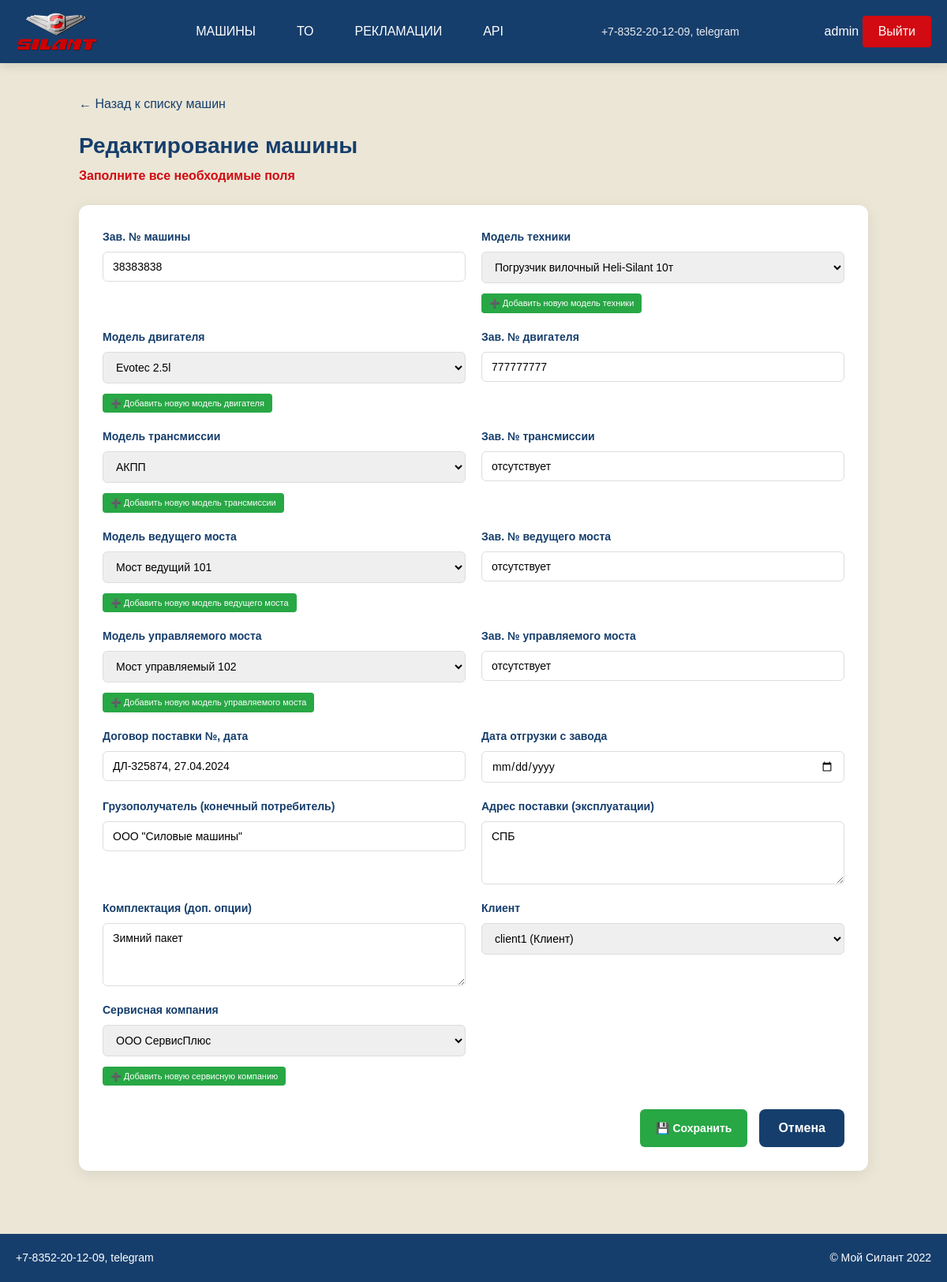
The app's page /machine/9/edit/ (signed in) with its own data.
### accounts/models.py (models this page shows)
class User(AbstractUser):
    ROLE_CHOICES = (
        ('client', 'Клиент'),
        ('service', 'Сервисная организация'),
        ('manager', 'Менеджер'),
    )
    role = models.CharField('Роль', max_length=20, choices=ROLE_CHOICES, blank=True)
    phone = models.CharField('Телефон', max_length=20, blank=True)
    company_name = models.CharField('Название организации', max_length=200, blank=True)
    class Meta:
        verbose_name = 'Пользователь'
        verbose_name_plural = 'Пользователи'
    def __str__(self):
        return f"{self.username} ({self.get_role_display()})"

### machines/models.py (models this page shows, shortened)
class Machine(models.Model):
    factory_number = models.CharField('Зав. № машины', max_length=50, unique=True)
    technique_model = models.ForeignKey(TechniqueModel, on_delete=models.CASCADE, verbose_name='Модель техники')
    engine_model = models.ForeignKey(EngineModel, on_delete=models.CASCADE, verbose_name='Модель двигателя')
    engine_number = models.CharField('Зав. № двигателя', max_length=50)
    transmission_model = models.ForeignKey(TransmissionModel, on_delete=models.CASCADE,
                                           verbose_name='Модель трансмиссии')
    transmission_number = models.CharField('Зав. № трансмиссии', max_length=50)
    drive_axle_model = models.ForeignKey(DriveAxleModel, on_delete=models.CASCADE, verbose_name='Модель ведущего моста')
    drive_axle_number = models.CharField('Зав. № ведущего моста', max_length=50)
    steer_axle_model = models.ForeignKey(SteerAxleModel, on_delete=models.CASCADE,
                                         verbose_name='Модель управляемого моста')
    steer_axle_number = models.CharField('Зав. № управляемого моста', max_length=50)
    supply_contract = models.CharField('Договор поставки №, дата', max_length=100)
    shipping_date = models.DateField('Дата отгрузки с завода')
    consignee = models.CharField('Грузополучатель (конечный потребитель)', max_length=200)
    delivery_address = models.TextField('Адрес поставки (эксплуатации)')
    equipment = models.TextField('Комплектация (доп. опции)', blank=True)
    client = models.ForeignKey(
        settings.AUTH_USER_MODEL,
        on_delete=models.CASCADE,
        related_name='machines_as_client',
        verbose_name='Клиент',
        limit_choices_to={'role': 'client'}
    )
    service_company = models.ForeignKey(
        ServiceCompany,
        on_delete=models.CASCADE,
        verbose_name='Сервисная компания'
    )
    class Meta:
        verbose_name = 'Машина'
        verbose_name_plural = 'Машины'
        ordering = ['-shipping_date']

### machines/views.py (the view, shortened to what this page needs)
# urls.py: path('machine/<int:pk>/edit/', MachineUpdateView.as_view(), name='machine_edit'),
class MachineUpdateView(LoginRequiredMixin, ManagerRequiredMixin, UpdateView):
    model = Machine
    form_class = MachineForm
    template_name = 'machines/machine_form.html'
    def get_form_kwargs(self):
        kwargs = super().get_form_kwargs()
        kwargs['user'] = self.request.user
        return kwargs

### machines/views.py (called while the page is built)
    def test_func(self):
        return self.request.user.is_superuser or self.request.user.groups.filter(name='Менеджер').exists()

### reference_books/models.py (called while the page is built)
    def __str__(self):
        return self.name

### templates/machines/machine_form.html (shortened to what this page needs)
{% extends 'base.html' %}
{% load static %}
{% block content %}
<div class="form-page">
    <div class="breadcrumb">
        <a href="{% url 'machine_list' %}">← Назад к списку машин</a>
    </div>
    <div class="form-header">
        <h1>{% if form.instance.pk %}Редактирование машины{% else %}Добавление новой машины{% endif %}</h1>
        <p class="subtitle">Заполните все необходимые поля</p>
    </div>
    <div class="form-card">
        <form method="post" class="main-form">
            <div class="form-grid">
                {% for field in form %}
                <div class="form-group">
                    <label for="{{ field.id_for_label }}">{{ field.label }}</label>
                    {{ field }}
                    {% if field.help_text %}
                    <div class="help-text-reference">{{ field.help_text|safe }}</div>
                    {% endif %}
                </div>
                {% endfor %}
            </div>
            <div class="form-buttons">
                <button type="submit" class="btn-save">💾 Сохранить</button>
                <a href="{% url 'machine_list' %}" class="btn-cancel">Отмена</a>
            </div>
        </form>
    </div>
</div>
{% endblock %}

### templates/base.html (shortened to what this page needs)
<!DOCTYPE html>
<html lang="ru">
<head>
    {% load static %}
    <link rel="stylesheet" href="{% static 'css/style.css' %}">
    <link rel="stylesheet" href="{% static 'css/responsive.css' %}">
</head>
<body>
    <header>
        <div class="container header-container">
            <div class="logo">
                <a href="{% url 'home' %}" class="logo-link">
                    <img src="{% static 'images/logo.png' %}" alt="Силант" height="50">
                </a>
            </div>
            {% if user.is_authenticated %}
            <div class="nav-links">
                <a href="{% url 'machine_list' %}">МАШИНЫ</a>
                <a href="{% url 'maintenance_list' %}">ТО</a>
                <a href="{% url 'complaint_list' %}">РЕКЛАМАЦИИ</a>
                <a href="/api/">API</a>
            </div>
            {% endif %}
            <div class="contacts">
                +7-8352-20-12-09, telegram
            </div>
            <div class="auth">
                {% if user.is_authenticated %}
                    {{ user.username }}
                    <a href="{% url 'account_logout' %}">Выйти</a>
                {% else %}
                    <a href="{% url 'account_login' %}">Авторизация</a>
                {% endif %}
            </div>
        </div>
    </header>
    <main>
        <div class="container">
            {% block content %}{% endblock %}
        </div>
    </main>
    <footer>
        <div class="container footer-container">
            <div>+7-8352-20-12-09, telegram</div>
            <div>© Мой Силант 2022</div>
        </div>
    </footer>
</body>
</html>

### static/css/responsive.css (style rules this page uses)
@media (max-width: 1366px) { .container { max-width: 1200px; } }

### static/css/base.css (style rules this page uses)
* { margin: 0; padding: 0; box-sizing: border-box; font-family: 'PT Astra Sans', 'PT Sans', sans-serif; }
:root { --primary: #163E6C; --primary-dark: #0f2e4d; --secondary: #D20A11; --secondary-dark: #a0080d; --bg-light: #EBE6D6; --bg-white: #FFFFFF; --text-dark: #333333; --text-gray: #666666; --border: #DDDDDD; --shadow: 0 2px 10px rgba(0, 0, 0, 0.05); --shadow-lg: 0 4px 20px rgba(0, 0, 0, 0.08); --radius: 12px; --radius-sm: 6px; }
body { background-color: var(--bg-light); min-height: 100vh; display: flex; flex-direction: column; color: var(--text-dark); line-height: 1.5; }
.container { width: 100%; max-width: 1400px; margin: 0 auto; padding: 0 20px; }
main { flex: 1; padding: 40px 0; }
footer { background-color: var(--primary); color: var(--bg-white); padding: 20px 0; margin-top: 40px; text-align: center; font-size: 14px; }
.footer-container { display: flex; justify-content: space-between; align-items: center; flex-wrap: wrap; gap: 15px; }
.breadcrumb { margin-bottom: 20px; }
.breadcrumb a { color: var(--primary); text-decoration: none; font-weight: 500; }

### static/css/header.css (style rules this page uses)
header { background-color: var(--primary); color: var(--bg-white); padding: 15px 0; box-shadow: 0 4px 12px rgba(0, 0, 0, 0.1); position: sticky; top: 0; z-index: 100; }
.header-container { display: flex; justify-content: space-between; align-items: center; flex-wrap: wrap; gap: 15px; }
.logo { font-size: 24px; font-weight: 700; letter-spacing: 1px; }
.logo img { max-height: 50px; vertical-align: middle; }
.nav-links { display: flex; gap: 20px; }
.nav-links a { color: var(--bg-white); text-decoration: none; font-size: 16px; font-weight: 500; padding: 8px 16px; border-radius: 4px; transition: all 0.3s ease; }
.contacts { font-size: 14px; opacity: 0.9; }
.auth a { color: var(--bg-white); text-decoration: none; background-color: var(--secondary); padding: 8px 20px; border-radius: 4px; transition: all 0.3s ease; display: inline-block; }

### static/css/forms.css (style rules this page uses)
.form-page { max-width: 1000px; margin: 0 auto; }
.form-header { margin-bottom: 25px; }
.form-header h1 { font-size: 28px; color: var(--primary); margin-bottom: 5px; }
.form-header .subtitle { color: var(--secondary); font-weight: 600; }
.form-card { background: var(--bg-white); border-radius: var(--radius); padding: 30px; box-shadow: var(--shadow-lg); }
.form-grid { display: grid; grid-template-columns: repeat(auto-fit, minmax(350px, 1fr)); gap: 20px; }
.form-group { display: flex; flex-direction: column; gap: 8px; }
.form-group label { font-weight: 600; color: var(--primary); font-size: 14px; }
.form-group input, .form-group select, .form-group textarea { padding: 10px 12px; border: 1px solid var(--border); border-radius: var(--radius-sm); font-size: 14px; font-family: inherit; transition: all 0.3s ease; }
.form-group textarea { resize: vertical; min-height: 80px; }
.form-buttons { display: flex; gap: 15px; margin-top: 30px; justify-content: flex-end; flex-wrap: wrap; }
.help-text-reference { margin-top: 5px; font-size: 12px; }
.btn-add-reference { display: inline-block; padding: 4px 10px; background-color: #28a745; color: white; text-decoration: none; border-radius: 4px; font-size: 11px; font-weight: normal; transition: all 0.3s ease; }

### static/css/components.css (style rules this page uses)
.btn, .btn-filter, .btn-reset, .btn-add-machine, .btn-edit, .btn-delete, .btn-add-maintenance, .btn-add-complaint, .btn-save, .btn-cancel { display: inline-block; padding: 10px 20px; border-radius: var(--radius-sm); text-decoration: none; font-weight: 600; transition: all 0.3s ease; border: none; cursor: pointer; font-size: 14px; }
.btn-save { background-color: #28a745; color: var(--bg-white); }
.btn-cancel { background-color: var(--secondary); color: var(--bg-white); }
.btn-cancel { background-color: #163E6C; color: white; text-decoration: none; padding: 12px 24px; border-radius: 8px; font-size: 16px; font-weight: 600; transition: all 0.3s ease; display: inline-block; }

### records on screen
User: username "admin"
Machine: form "38383838" "Погрузчик вилочный Heli-Silant 10т" "Evotec 2.5l" "777777777" "АКПП" "отсутствует" "Мост ведущий 101" "отсутствует" "Мост управляемый 102" "отсутствует" "ДЛ-325874, 27.04.2024" "ООО \"Силовые машины\"" "СПБ" "Зимний пакет" "client1 (Клиент)" "ООО СервисПлюс"

### other values on screen
{{ field.label }} "Зав. № машины" "Модель техники" "Модель двигателя" "Зав. № двигателя" "Модель трансмиссии" "Зав. № трансмиссии" "Модель ведущего моста" "Зав. № ведущего моста" "Модель управляемого моста" "Зав. № управляемого моста" "Договор поставки №, дата" "Дата отгрузки с завода" "Грузополучатель (конечный потребитель)" "Адрес поставки (эксплуатации)" "Комплектация (доп. опции)" "Клиент" "Сервисная компания"
{{ field.help_text|safe }} "➕ Добавить новую модель техники" "➕ Добавить новую модель двигателя" "➕ Добавить новую модель трансмиссии" "➕ Добавить новую модель ведущего моста" "➕ Добавить новую модель управляемого моста" "➕ Добавить новую сервисную компанию"
